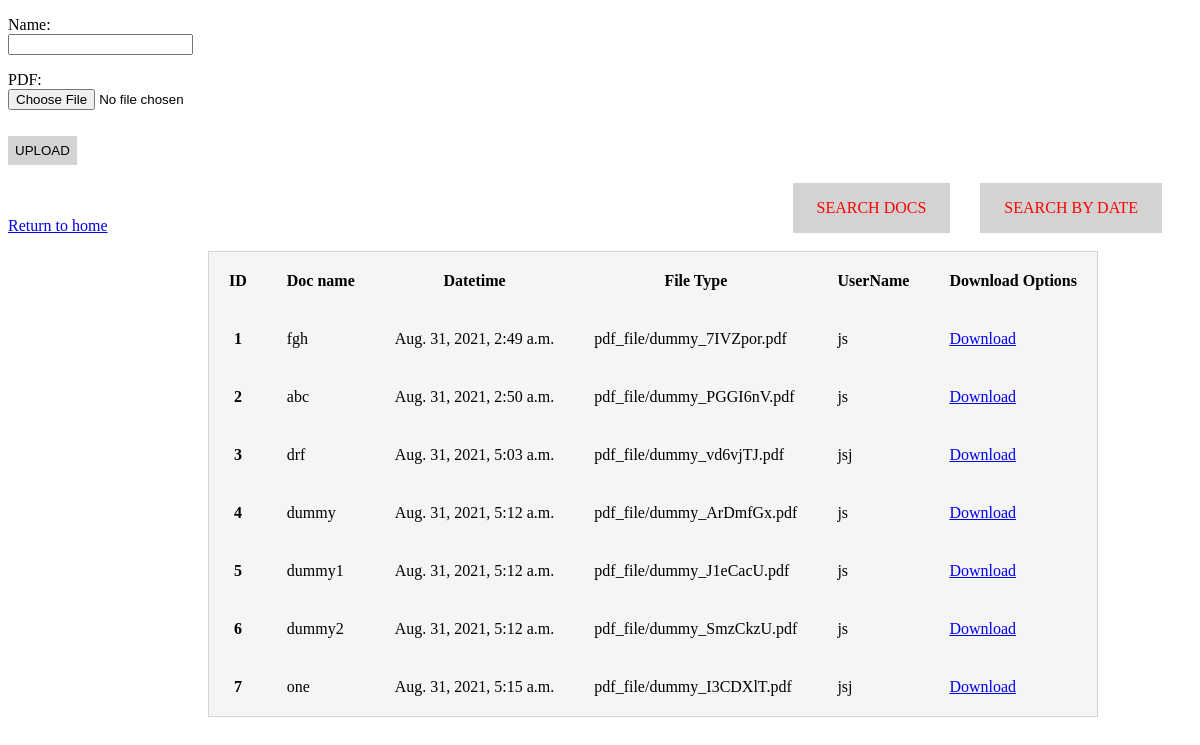
Before: /index/ with the older database file.
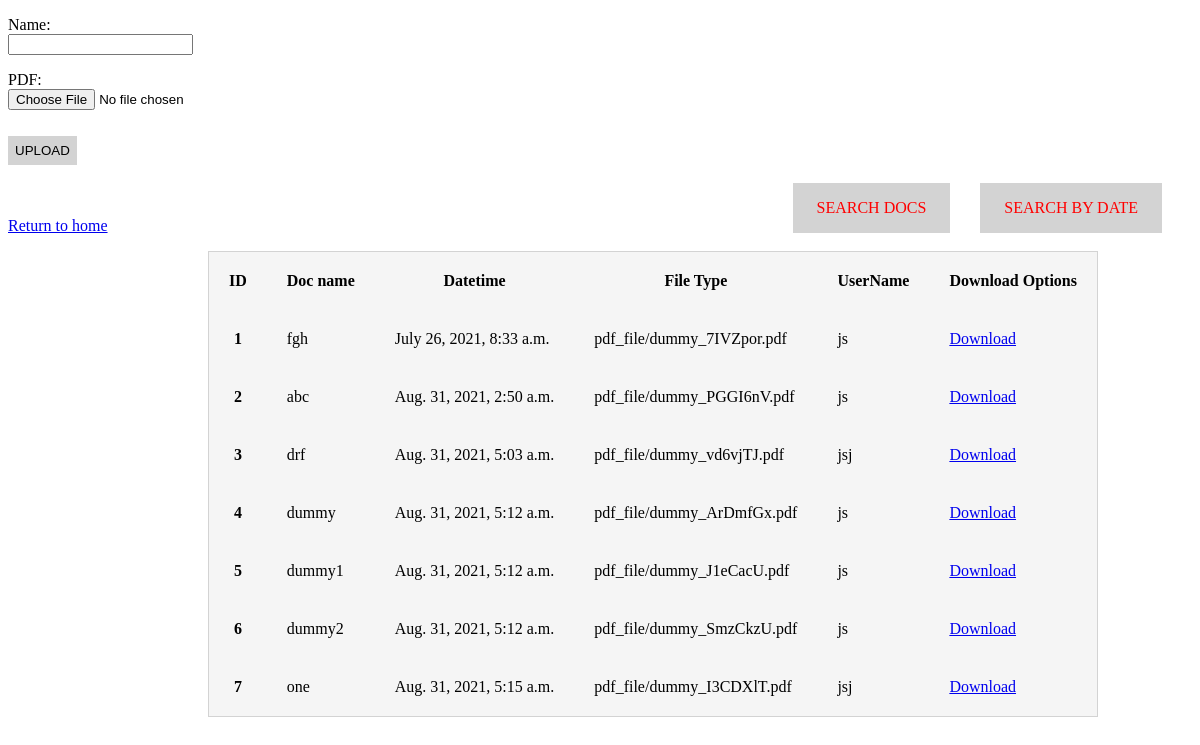
After: the same page with the newer database file.
### polls/models.py (models this page shows, shortened)
class Document(models.Model):
	name = models.CharField(max_length=30)
	user = models.ForeignKey(User, on_delete=models.CASCADE)
	PDF = models.FileField(validators=[FileExtensionValidator(['pdf'])], upload_to='pdf_file',default='settings.MEDIA_ROOT/pdf_file/dummy.pdf')
	created_at = models.DateTimeField(auto_now_add=True)

### polls/views.py (the view)
# urls.py: path('index/', include('polls.urls')),
def index(request):
    docs = Document.objects.all()
    if request.method == 'POST':
        form = DocumentForm(request.POST, request.FILES)
        user = request.user.username
        u_obj = User.objects.get(username=user)
        total = Document.objects.filter(
            user=u_obj.pk).filter(created_at__date=timezone.now())
        this_day = total.count()
        print(this_day)
        if this_day == 5:
            messages.info(request, "You can Only upload 5 docs/day !")
            return redirect('/index/')
        else:
            if form.is_valid():
                obj = form.save(commit=False)
                obj.user = u_obj
                obj.save()
                return redirect('/index/')
    else:
        form = DocumentForm()
    return render(request, 'registration/upload.html', {
        'form': form, 'docs': docs
    })

### polls/forms.py
class DocumentForm(forms.ModelForm):
	class Meta:
		model = Document
		fields = ['name','PDF']

### polls/templates/registration/upload.html (shortened to what this page needs)
{% extends 'registration/base.html' %}
{% block content %}
  <form method="post" enctype="multipart/form-data">
    {{ form.as_p }}
    <button type="submit" href= "/index/" style="margin-top:10px;padding: 7px;background-color: lightgray;border-style: hidden;">UPLOAD</button>
  </form>
  <a href="date_sort/" style="margin-top: 18px;margin-right: 30px; background-color: lightgray;color: red;padding: 1em 1.5em;text-decoration: none;text-transform: uppercase;float: right;" >search by date</a><br>
  <a href="search_doc/" style="margin-right: 30px;background-color: lightgray;color: red;padding: 1em 1.5em;text-decoration: none;text-transform: uppercase;float: right;" >search docs</a><br>
  <p><a href="{% url 'home' %}">Return to home</a></p>
  <table class="table">
    <thead>
      <tr>
        <th scope="col">ID</th>
        <th scope="col">Doc name</th>
        <th scope="col">Datetime</th>
        <th scope="col">File Type</th>
        <th scope="col">UserName</th>
        <th scope="col">Download Options</th>
      </tr>
    </thead>
    <tbody>
        {% for uploads in docs %}
      <tr>
            <th scope="row"> {{forloop.counter}}</th>
          <td>{{ uploads.name }}</td>
          <td>{{ uploads.created_at }}</td>
          <td>{{ uploads.PDF }}</td>
          <td>{{ uploads.user }}</td>
          <td><a href="{{ uploads.PDF.url }}" class="btn btn-primary" target="_blank">Download</a></td>
      </tr>
      {% endfor %}
    </tbody>
  </table>
  {% endblock %}

### polls/templates/registration/base.html (shortened to what this page needs)
<!DOCTYPE html>
<html>
<head>
</head>
<body>
  <main>
    {% block content %}
    {% endblock %}
  </main>
</body>
</html>

### polls/templates/registration/upload.html (style rules this page uses)
.table { background-color: whitesmoke; margin-left: 200px; border-collapse: collapse; border: 1px solid lightgray; }
th,td { padding: 20px; }
form { width: 200px; }

Changed rows visible on the page:
changed Document "fgh": created_at "Aug. 31, 2021, 2:49 a.m." → "July 26, 2021, 8:33 a.m."
